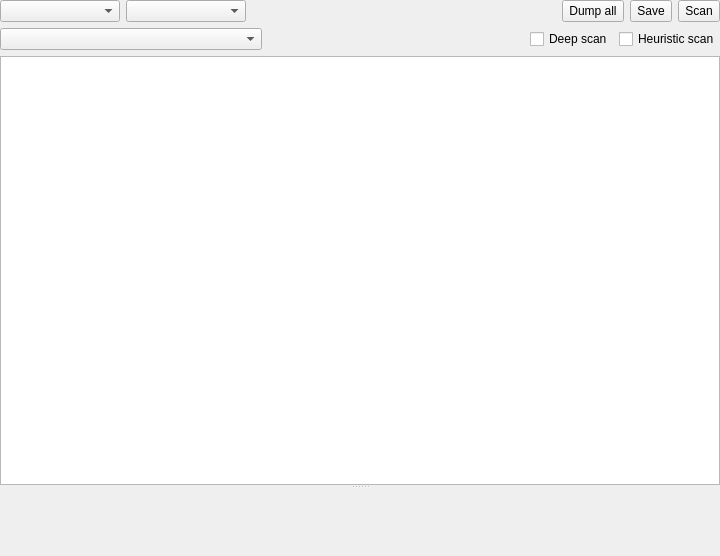
<?xml version="1.0" encoding="UTF-8"?>
<ui version="4.0">
 <class>XExtractorWidget</class>
 <widget class="QWidget" name="XExtractorWidget">
  <property name="geometry">
   <rect>
    <x>0</x>
    <y>0</y>
    <width>720</width>
    <height>556</height>
   </rect>
  </property>
  <property name="windowTitle">
   <string>Extract</string>
  </property>
  <layout class="QVBoxLayout" name="verticalLayout">
   <property name="leftMargin">
    <number>0</number>
   </property>
   <property name="topMargin">
    <number>0</number>
   </property>
   <property name="rightMargin">
    <number>0</number>
   </property>
   <property name="bottomMargin">
    <number>0</number>
   </property>
   <item>
    <layout class="QHBoxLayout" name="horizontalLayout">
     <item>
      <widget class="QComboBox" name="comboBoxType">
       <property name="minimumSize">
        <size>
         <width>120</width>
         <height>0</height>
        </size>
       </property>
      </widget>
     </item>
     <item>
      <widget class="QComboBox" name="comboBoxMapMode">
       <property name="minimumSize">
        <size>
         <width>120</width>
         <height>0</height>
        </size>
       </property>
      </widget>
     </item>
     <item>
      <widget class="QLabel" name="labelSize">
       <property name="minimumSize">
        <size>
         <width>100</width>
         <height>0</height>
        </size>
       </property>
       <property name="text">
        <string/>
       </property>
       <property name="alignment">
        <set>Qt::AlignmentFlag::AlignRight|Qt::AlignmentFlag::AlignTrailing|Qt::AlignmentFlag::AlignVCenter</set>
       </property>
      </widget>
     </item>
     <item>
      <spacer name="horizontalSpacer_2">
       <property name="orientation">
        <enum>Qt::Orientation::Horizontal</enum>
       </property>
       <property name="sizeHint" stdset="0">
        <size>
         <width>40</width>
         <height>20</height>
        </size>
       </property>
      </spacer>
     </item>
     <item>
      <widget class="QToolButton" name="toolButtonDumpAll">
       <property name="sizePolicy">
        <sizepolicy hsizetype="Minimum" vsizetype="Minimum">
         <horstretch>0</horstretch>
         <verstretch>0</verstretch>
        </sizepolicy>
       </property>
       <property name="text">
        <string>Dump all</string>
       </property>
       <property name="toolButtonStyle">
        <enum>Qt::ToolButtonStyle::ToolButtonTextBesideIcon</enum>
       </property>
      </widget>
     </item>
     <item>
      <widget class="QToolButton" name="toolButtonSave">
       <property name="sizePolicy">
        <sizepolicy hsizetype="Minimum" vsizetype="Minimum">
         <horstretch>0</horstretch>
         <verstretch>0</verstretch>
        </sizepolicy>
       </property>
       <property name="text">
        <string>Save</string>
       </property>
       <property name="toolButtonStyle">
        <enum>Qt::ToolButtonStyle::ToolButtonTextBesideIcon</enum>
       </property>
      </widget>
     </item>
     <item>
      <widget class="QToolButton" name="toolButtonScan">
       <property name="sizePolicy">
        <sizepolicy hsizetype="Minimum" vsizetype="Minimum">
         <horstretch>0</horstretch>
         <verstretch>0</verstretch>
        </sizepolicy>
       </property>
       <property name="text">
        <string>Scan</string>
       </property>
       <property name="toolButtonStyle">
        <enum>Qt::ToolButtonStyle::ToolButtonTextBesideIcon</enum>
       </property>
      </widget>
     </item>
    </layout>
   </item>
   <item>
    <layout class="QHBoxLayout" name="horizontalLayout_2">
     <item>
      <widget class="XComboBoxEx" name="comboBoxOptions">
       <property name="sizePolicy">
        <sizepolicy hsizetype="Expanding" vsizetype="Fixed">
         <horstretch>0</horstretch>
         <verstretch>0</verstretch>
        </sizepolicy>
       </property>
       <property name="minimumSize">
        <size>
         <width>200</width>
         <height>0</height>
        </size>
       </property>
      </widget>
     </item>
     <item>
      <spacer name="horizontalSpacer">
       <property name="orientation">
        <enum>Qt::Orientation::Horizontal</enum>
       </property>
       <property name="sizeHint" stdset="0">
        <size>
         <width>40</width>
         <height>20</height>
        </size>
       </property>
      </spacer>
     </item>
     <item>
      <widget class="QCheckBox" name="checkBoxDeepScan">
       <property name="text">
        <string>Deep scan</string>
       </property>
      </widget>
     </item>
     <item>
      <widget class="QCheckBox" name="checkBoxHeuristicScan">
       <property name="text">
        <string>Heuristic scan</string>
       </property>
      </widget>
     </item>
    </layout>
   </item>
   <item>
    <widget class="QSplitter" name="splitter">
     <property name="orientation">
      <enum>Qt::Orientation::Vertical</enum>
     </property>
     <widget class="XTableView" name="tableViewResult">
      <property name="contextMenuPolicy">
       <enum>Qt::ContextMenuPolicy::CustomContextMenu</enum>
      </property>
      <property name="editTriggers">
       <set>QAbstractItemView::EditTrigger::NoEditTriggers</set>
      </property>
      <property name="selectionMode">
       <enum>QAbstractItemView::SelectionMode::SingleSelection</enum>
      </property>
      <property name="selectionBehavior">
       <enum>QAbstractItemView::SelectionBehavior::SelectRows</enum>
      </property>
      <property name="sortingEnabled">
       <bool>true</bool>
      </property>
      <attribute name="horizontalHeaderStretchLastSection">
       <bool>true</bool>
      </attribute>
      <attribute name="verticalHeaderVisible">
       <bool>false</bool>
      </attribute>
      <attribute name="verticalHeaderMinimumSectionSize">
       <number>20</number>
      </attribute>
      <attribute name="verticalHeaderDefaultSectionSize">
       <number>20</number>
      </attribute>
      <attribute name="verticalHeaderShowSortIndicator" stdset="0">
       <bool>false</bool>
      </attribute>
      <attribute name="verticalHeaderStretchLastSection">
       <bool>false</bool>
      </attribute>
     </widget>
     <widget class="XHexView" name="widgetHex" native="true">
      <property name="sizePolicy">
       <sizepolicy hsizetype="Expanding" vsizetype="Expanding">
        <horstretch>0</horstretch>
        <verstretch>0</verstretch>
       </sizepolicy>
      </property>
     </widget>
    </widget>
   </item>
  </layout>
 </widget>
 <customwidgets>
  <customwidget>
   <class>XComboBoxEx</class>
   <extends>QComboBox</extends>
   <header>xcomboboxex.h</header>
  </customwidget>
  <customwidget>
   <class>XTableView</class>
   <extends>QTableView</extends>
   <header>xtableview.h</header>
  </customwidget>
  <customwidget>
   <class>XHexView</class>
   <extends>QWidget</extends>
   <header>xhexview.h</header>
   <container>1</container>
  </customwidget>
 </customwidgets>
 <resources/>
 <connections/>
</ui>
